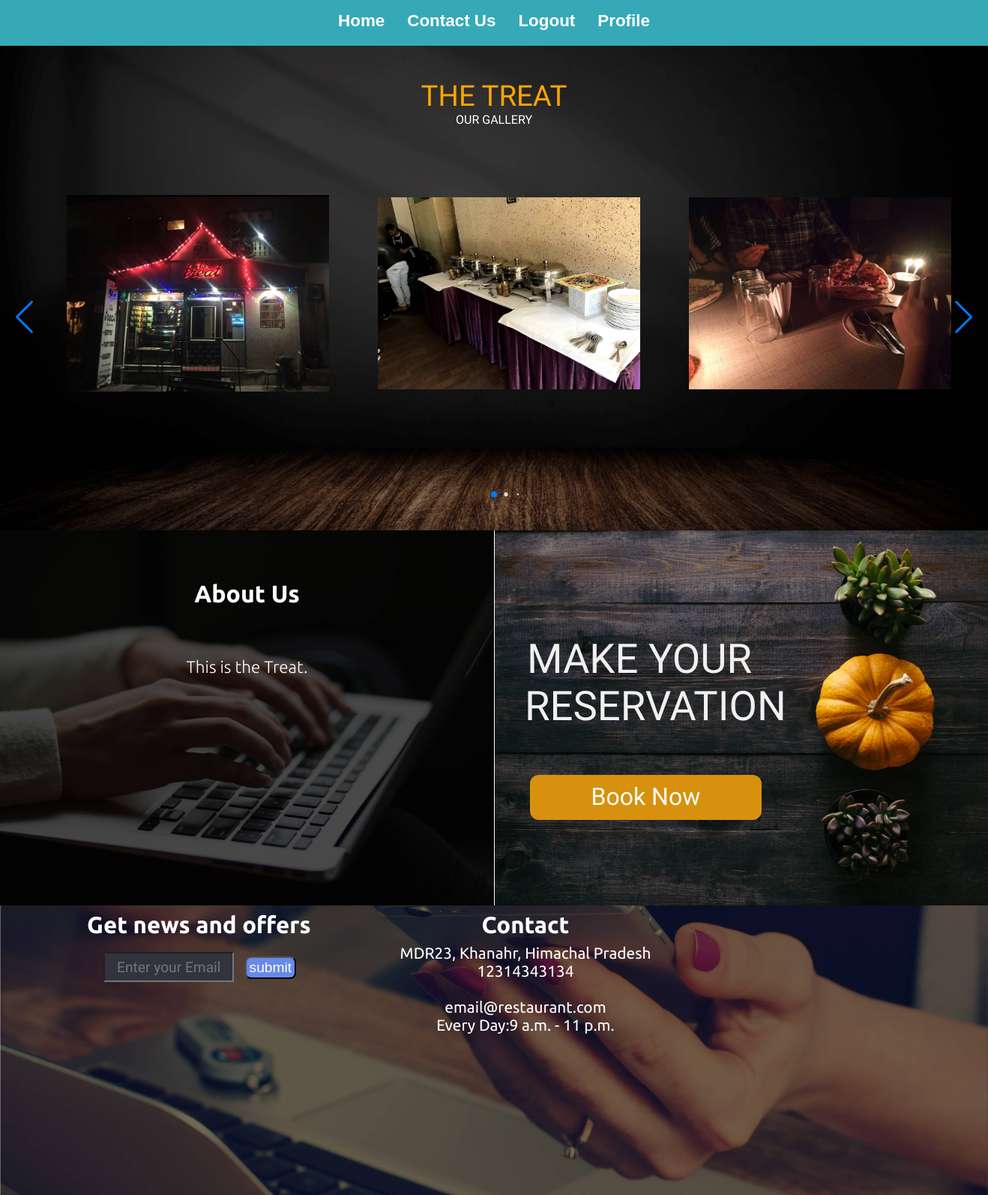
Page /rest/3 (signed in) on the committed database.
### base/models.py (models this page shows, shortened)
class Restaurant(models.Model):
    host = models.ForeignKey(User, on_delete=models.SET_NULL, null=True)
    name = models.CharField(max_length=200, null=True)
    address = models.CharField(max_length=200, null=True)
    pin = models.IntegerField(blank=True, null=True)
    about = models.TextField(max_length=400, blank=True, null=True)
    menu = models.ImageField(
        upload_to='static/assets/', default='static/assets/pexels-ray-01.jpg', null=True, blank=True)
    img1 = models.ImageField(
        upload_to='static/assets/', default='static/assets/pexels-ray-01.jpg', null=True, blank=True)
    img2 = models.ImageField(
        upload_to='static/assets/', default='static/assets/pexels-ray-01.jpg', null=True, blank=True)
    img3 = models.ImageField(
        upload_to='static/assets/', default='static/assets/pexels-ray-01.jpg', null=True, blank=True)
    img4 = models.ImageField(
        upload_to='static/assets/', default='static/assets/pexels-ray-01.jpg', null=True, blank=True)
    phone1 = models.IntegerField(blank=True, null=True)
    phone2 = models.IntegerField(blank=True, null=True)
    email = models.EmailField(blank=True, null=True)
    openTime = models.TimeField(blank=True, null=True)
    closeTime = models.TimeField(blank=True, null=True)

### base/views.py (the view)
# urls.py: path('rest/<str:pk>', views.rest, name='rest'),
@login_required(login_url='loginPage')
def rest(request, pk):
    restaurant = Restaurant.objects.get(id=pk)
    context = {'restaurant': restaurant}
    return render(request, 'base/rest.html', context)

### base/templates/base/rest.html (shortened to what this page needs)
<!DOCTYPE html>
{% load static %}
<html lang="en">
    <head>
        <link rel="stylesheet" href="{% static 'restaurant/r1/rest1.css' %}" />
        <link
            rel="stylesheet"
            href="{% static 'restaurant/r1/css/swiper-bundle.min.css' %}"
        />
    </head>
    <body>
        <div class="navbar" id="navbar">
            <ul>
                <ul>
                    <li><a href="{% url 'home' %}"> Home</a></li>
                    <li><a href="{% url 'home' %}#main3"> Contact Us</a></li>
                    {% if request.user.is_authenticated %}
                    <li><a href="{% url 'logout' %}"> Logout </a></li>
                    <li>
                        <a href="{% url 'profile' request.user.id %}">
                            Profile
                        </a>
                    </li>
                    {% else%}
                    <li><a href="{% url 'loginPage' %}"> Login/Sign Up </a></li>
                    {% endif %}
                </ul>
            </ul>
        </div>
        <div class="main">
            <div class="gallery">
                <div style="font-size: 2.4rem; color: orange">
                    <br />
                    {{restaurant.name}}
                </div>
                <div style="color: white">OUR GALLERY</div>
                <div class="container-2" id="main2">
                    <div class="slide-container swiper">
                        <div class="slide-content">
                            <div class="card-wrapper swiper-wrapper">
                                <div class="card swiper-slide">
                                    <div class="image-content">
                                        <div class="card-image">
                                            <img
                                                src="{{restaurant.img1.url}}"
                                                alt="Img not found"
                                                class="card-img"
                                            />
                                        </div>
                                    </div>
                                </div>
                                <div class="card swiper-slide">
                                    <div class="image-content">
                                        <div class="card-image">
                                            <img
                                                src="{{restaurant.img2.url}}"
                                                alt=""
                                                class="card-img"
                                            />
                                        </div>
                                    </div>
                                </div>
                                <div class="card swiper-slide">
                                    <div class="image-content">
                                        <div class="card-image">
                                            <img
                                                src="{{restaurant.img3.url}}"
                                                alt=""
                                                class="card-img"
                                            />
                                        </div>
                                    </div>
                                </div>
                            </div>
                        </div>
                        <div class="swiper-button-next swiper-navBtn"></div>
                        <div class="swiper-button-prev swiper-navBtn"></div>
                        <div class="swiper-pagination"></div>
                    </div>
                </div>
            </div>
            <div class="left" id="left">
                <h1>About Us</h1>
                <p id="about">{{restaurant.about}}</p>
            </div>
            <div class="below" id="right"><p>  MAKE YOUR RESERVATION </p>
                <div class="leftbutton" id="" ><a href="{% url 'bookTable' restaurant.id %}">
                    <input
                        type="button"
                        name="btn"
                        id="booknow"
                        value="Book Now"
                /></a>
                    </div>
                </div>
            <div class="top1" >
                <div class="boxes" style="margin-left: 20%;">
                    <h2>&#160;Get news and offers</h2>
                    <form action="">
                        <input
                        type="email"
                        placeholder="Enter your Email"
                        name="email_r1"
                        id="email_r1"
                        required
                    />
                    <button type="submit">submit</button>
                    </form>
                </div>
                <div class="boxes" style="margin-left: 20%;">
                    <h2>Contact</h2>
                    {{restaurant.address}} <br />
                    {{restaurant.phone1}} <br />
                    <br />
                    {{restaurant.email}} <br />
                    Every Day:{{restaurant.openTime}} - {{restaurant.closeTime}}
                </div>
                </div>
            </div>
    </body>
</html>

### static/restaurant/r1/rest1.css (style rules this page uses)
* { margin: 0px; padding: 0px; }
body { background-color: rgb(16, 17, 21); }
html { scroll-behavior: smooth; }
#navbar { font-family: 'Ubuntu', sans-serif; display: flex; align-items: center; position: sticky; top: 0px; z-index: 1000; }
.navbar ul { display: flex; list-style: none; text-decoration: none; margin: 10px; margin: auto; }
#navbar::before { content: ""; background-color: rgb(54, 169, 184); position: absolute; height: 65px; width: 100%; z-index: -1; }
.navbar ul li { list-style: none; text-decoration: none; margin: 10px; padding: 5px; font-family: sans-serif; font-weight: bold; font-size: 1.4rem; }
.navbar ul li a { color: white; text-decoration: none; }
.main { color: white; text-align: center; margin-top: 4px; display: grid; grid-template-rows: repeat(3,1fr); grid-template-columns: repeat(2,1fr); height: 1400px; }
.top1 { font-family: 'ubuntu', sans-serif; background: url('z3.jpg') no-repeat center center/cover; height: 386px; grid-column-start: 1; grid-column-end: 3; display: grid; grid-template-rows: 0.3fr 1fr; grid-template-columns: repeat(3,1fr); }
.boxes { padding: 4px; font-size: 1.3rem ; color: white; margin: 4px; }
.boxes h2 { margin-bottom: 8px; }
#left { background: url('z2.jpg') no-repeat center center/cover; }
.below { font-family: 'Acme', sans-serif; font-weight: lighter; display: grid; grid-template-columns: repeat(4,2fr); grid-template-rows: repeat(4,0.4fr); height: 500px; }
.below p { margin-top: 100px; }
.boxes input { font-size: 1.2rem; margin: 10px; height: 20%px; width: 50%; background-color: rgb(49, 51, 61); }
.boxes button { font-size: 1.2rem; color: white; height: 30px; width: 20%; border-radius: 8px; background-color: #6789e8; }
.gallery { font-family: 'Acme', sans-serif; font-weight: lighter; background: url("first.jpg") no-repeat center center/cover; display: grid; grid-column-start: 1; grid-column-end: 3; }
#left { font-family: 'Ubuntu',sans-serif; font-weight: lighter; }
#left h1 { margin-top: 10%; }
#about { margin-left:8%; margin-right:8%; padding: 10%; font-size: 1.4rem; }
#right { background: url('z1.jpg') no-repeat center center/cover; color: rgb(241, 240, 240); font-size: 3.4rem; justify-content: center; text-align: center; border-left: 1px solid white; }
#right p { font-family: 'Acme', sans-serif; font-weight: lighter; padding: 40px; margin-right: 10%; }
.leftbutton { font-family: 'Acme', sans-serif; font-weight: lighter; grid-column-start: 1; grid-column-end: 4; margin-top: 10px; display: flex; flex-direction: row; margin-left: 8%; }
.leftbutton input { font-family: 'Acme', sans-serif; font-weight: lighter; border: 2px solid #d7910e; background-color: #d7910e; color: white; font-size: 2rem; border-radius: 12px; padding-bottom: 20px; padding-left: 80px; padding-right: 80px; padding-top: 8px; padding-bottom: 10px; height: 60px; justify-content: center; text-align: center; }
input { font-family: 'Acme', sans-serif; font-weight: lighter; height: 36px; outline: none; }
input::placeholder { font-size: 1.2rem; text-align: center; }
input, select { font-size: 14px; }
.container-2 { display: grid; padding: 4px; height: 520px; margin-bottom: 10px; }
.slide-container { height: 500px; max-width: 4020px; width: 1300px; padding: 40px 0; }
.slide-content { margin: 0 40px; overflow: hidden; }
.card { margin-top: 40px; }
.image-content, .card-content { height: 320px; display: flex; flex-direction: column; align-items: center; padding: 10px 14px; }
.image-content { position: relative; padding: 25px 0; }
.card-image { position: relative; height: 150px; width: 150px; padding: 3px; }
.card-image .card-img { background:no-repeat center/cover; height: 300px; width: 350px; margin-left: -80px; object-fit:contain; }
.swiper-navBtn { color: #6E93f7; transition: color 0.3s ease; }
.swiper-navBtn::before, .swiper-navBtn::after { font-size: 35px; }
.swiper-button-next { right: 0; }
.swiper-button-prev { left: 0; }

### rows in the picture
Restaurant: name "THE TREAT", img1 (picture), img2 (picture), img3 (picture), about "This is the Treat.", address "MDR23, Khanahr, Himachal Pradesh", phone1 "12314343134", email "email@restaurant.com", openTime "9 a.m.", closeTime "11 p.m."
